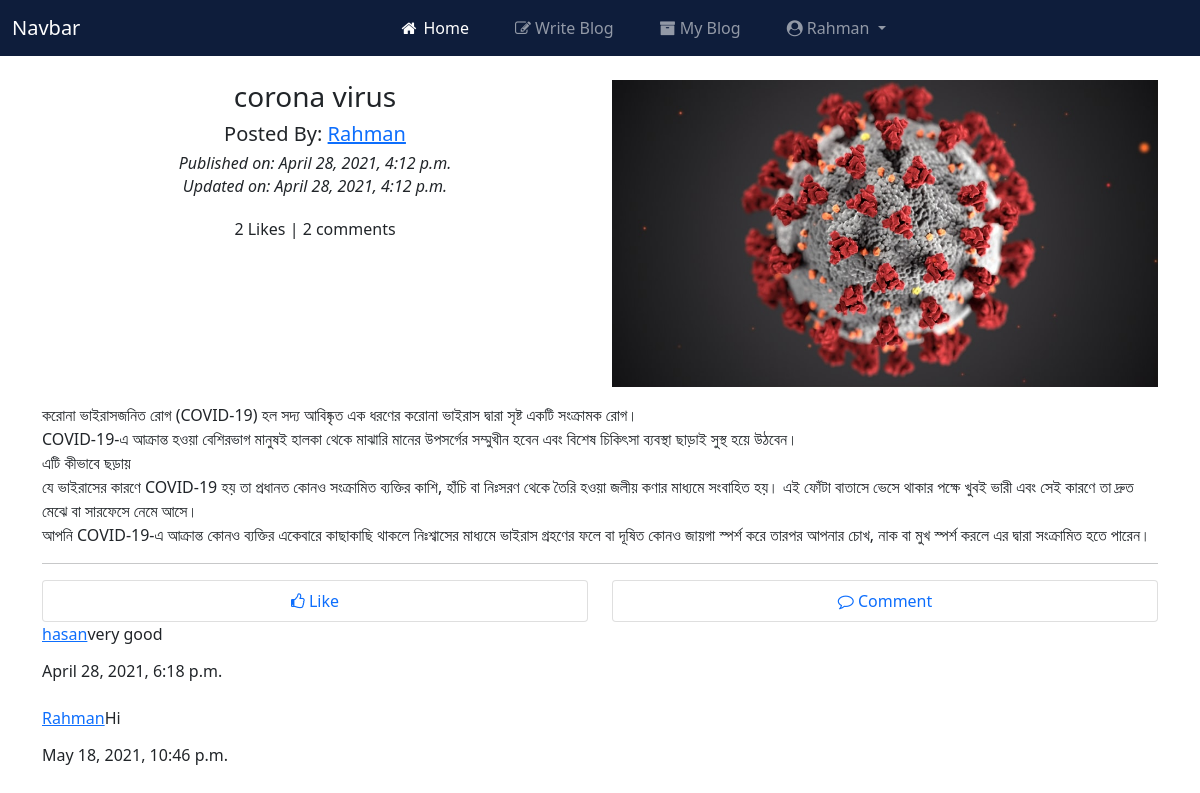
The app's page /blog/blog_detail/corona-virus-bfa578d6-5012-4095-8e26-732a09a13ba8/ (signed in) with its own data.
### blog_app/models.py (models this page shows, shortened)
class Blog(models.Model):
    author = models.ForeignKey(User, on_delete=models.CASCADE, related_name='post_author')
    title = models.CharField(max_length=255, verbose_name='Title of Your Post')
    slug = models.SlugField(max_length=255, unique=True, allow_unicode=True)
    content = models.TextField(verbose_name='Write your content Here')
    blog_image = models.ImageField(verbose_name='Image', upload_to='blog_images')
    publish_time = models.DateTimeField(auto_now_add=True)
    updated_date = models.DateTimeField(auto_now=True)

class comment(models.Model):
    blog_comment = models.ForeignKey(Blog, on_delete=models.CASCADE, related_name='blog_comments')
    user_comment = models.ForeignKey(User, on_delete=models.CASCADE, related_name='user_comment')
    comment_content = models.TextField(verbose_name="Comment Here")
    comment_date = models.DateTimeField(auto_now_add=True)

### blog_app/views.py (the view, shortened to what this page needs)
# urls.py: path('blog_detail/<slug:slug>/', views.BlogDetail, name='blog_detail'),
@login_required
def BlogDetail(request,slug):
    blog = models.Blog.objects.get(slug=slug)
    comment_form = forms.CommentForm()
    already_liked = models.like.objects.filter(blog_like=blog,user_like=request.user)
    if already_liked:
        liked = True
    else:
        liked = False
    diction = {'blog':blog,'comment_form':comment_form,'liked':liked}
    return render(request,'blog_app/blog_detail.html',context=diction)

### templates/blog_app/blog_detail.html (shortened to what this page needs)
{% extends 'base.html' %}
{% load crispy_forms_tags %}
{% block body_block %}
<div class="row">
    <div class="col-sm-6 mx-auto text-center">
        <h3>{{ blog.title }}</h3>
        <h5>Posted By: <a href="">{{ blog.author }}</a></h5>
        <i><h6 class="mb-1">Published on: {{ blog.publish_time }}</h6></i>
        <i><h6 class="mb-4">Updated on: {{ blog.updated_date }}</h6></i>
        <h6>{{ blog.blog_likes.count }} Likes | {{ blog.blog_comments.count }} comments</h6>
    </div>
    <div class="col-sm-6"><img src="/media/{{ blog.blog_image }}" alt="{{ blog.title }}" title="{{ blog.title }}" class="img-fluid" style="display: block; width: 100% \9; height: auto;"></div>
</div>
    <div>
        <p>{{ blog.content|linebreaks }}</p>
    </div>
    <hr>
    <div class="row">
        <div class="col-6 text-center">
            {% if liked %}
                  <ul class="list-group">
                    <li class="list-group-item"><a href="{% url 'blog_app:unliked' pk=blog.pk %}" style="text-decoration: none;"><i class="fa fa-thumbs-o-down" aria-hidden="true"></i> Unlike </a></li>
                </ul>
            {% else %}
                  <ul class="list-group">
                <li class="list-group-item"><a href="{% url 'blog_app:liked' pk=blog.pk %}" style="text-decoration: none;"><i class="fa fa-thumbs-o-up" aria-hidden="true"></i> Like </a></li>
                </ul>
            {% endif %}
        </div>
        <div class="col-6 text-center">
            <ul class="list-group">
                <li class="list-group-item"><a href="" data-bs-toggle="modal" data-bs-target="#staticBackdrop" style="text-decoration: none;"><i class="fa fa-comment-o" aria-hidden="true"></i> Comment</a></li>
            </ul>
        </div>
    </div>
    {% for comment in blog.blog_comments.all %}
    <div class="row">
            <p><a href="">{{ comment.user_comment }}</a>{{ comment.comment_content }}
            <h6>{{ comment.comment_date }}</h6></p>
    </div>
    {% endfor %}
{% endblock body_block %}

### templates/base.html (shortened to what this page needs)
<!doctype html>
<html lang="en">
  <head>
    <link href="https://cdn.jsdelivr.net/npm/bootstrap@5.0.0-beta3/dist/css/bootstrap.min.css" rel="stylesheet">
    <link rel="stylesheet" href="https://cdnjs.cloudflare.com/ajax/libs/font-awesome/4.7.0/css/font-awesome.min.css">
  </head>
  <body>
    <nav class="navbar navbar-expand-lg navbar-dark sticky-top" style="background: #0e1d3b;">
        <div class="container-fluid">
          <a class="navbar-brand" href="#">Navbar</a>
          <div class="collapse navbar-collapse" id="navbarNav">
            <ul class="navbar-nav mx-auto">
              <li class="nav-item" style="padding-right: 30px;">
                <a class="nav-link active" aria-current="page" href="{% url 'blog_app:blog_list' %}"><i class="fa fa-home fa-fw" aria-hidden="true"></i> Home</a>
              </li>
              {% if user.is_authenticated %}
              <li class="nav-item" style="padding-right: 30px;">
                <a class="nav-link" aria-current="page" href="{% url 'blog_app:create_blog' %}"><i class="fa fa-pencil-square-o" aria-hidden="true"></i> Write Blog</a>
              </li>
              <li class="nav-item" style="padding-right: 30px;">
                <a class="nav-link" aria-current="page" href="{% url 'blog_app:my_blog' %}"><i class="fa fa-archive" aria-hidden="true"></i> My Blog</a>
              </li>
              <li class="nav-item dropdown">
                <a class="nav-link dropdown-toggle" href="#" id="navbarDarkDropdownMenuLink" role="button" data-bs-toggle="dropdown" aria-expanded="false">
                  <i class="fa fa-user-circle" aria-hidden="true"></i> {{user.username}}
                </a>
              </li>
              {% endif %}
            </ul>
          </div>
        </div>
      </nav>
    <div class="container mt-4">
        {% block body_block %}
        {% endblock body_block %}
    </div>
  </body>
</html>

### records on screen
Blog: title "corona virus", author "Rahman", publish_time "April 28, 2021, 4:12 p.m.", updated_date "April 28, 2021, 4:12 p.m.", blog_likes.count "2", blog_comments.count "2", blog_image (picture), content "করোনা ভাইরাসজনিত রোগ (COVID-19) হল সদ্য আবিষ্কৃত এক ধরণের করোনা ভাইরাস দ্বারা সৃষ্ট একটি সংক্রামক রোগ। COVID-19-এ আক্রান্ত হওয়া বেশিরভাগ মানুষই হালকা থেকে মাঝারি মানের উপসর্গের সম্মুখীন হবেন এবং বিশেষ চিকিৎসা ব্যবস্থা ছাড়াই সুস্থ হয়ে উঠবেন। এটি কীভাবে ছড়ায় যে ভাইরাসের কারণে COVID-19 হয় তা প্রধানত কোনও সংক্রামিত ব্যক্তির কাশি, হাঁচি বা নিঃসরণ থেকে তৈরি হওয়া জলীয় কণার মাধ্যমে সংবাহিত হয়। এই ফোঁটা বাতাসে ভেসে থাকার পক্ষে খুবই ভারী এবং সেই কারণে তা দ্রুত মেঝে বা সারফেসে নেমে আসে। আপনি COVID-19-এ আক্রান্ত কোনও ব্যক্তির একেবারে কাছাকাছি থাকলে নিঃশ্বাসের মাধ্যমে ভাইরাস গ্রহণের ফলে বা দূষিত কোনও জায়গা স্পর্শ করে তারপর আপনার চোখ, নাক বা মুখ স্পর্শ করলে এর দ্বারা সংক্রামিত হতে পারেন।"
comment: user_comment "hasan", comment_content "very good", comment_date "April 28, 2021, 6:18 p.m."
comment: user_comment "Rahman", comment_content "Hi", comment_date "May 18, 2021, 10:46 p.m."

### other values on screen
{{ user.username }} "Rahman"
